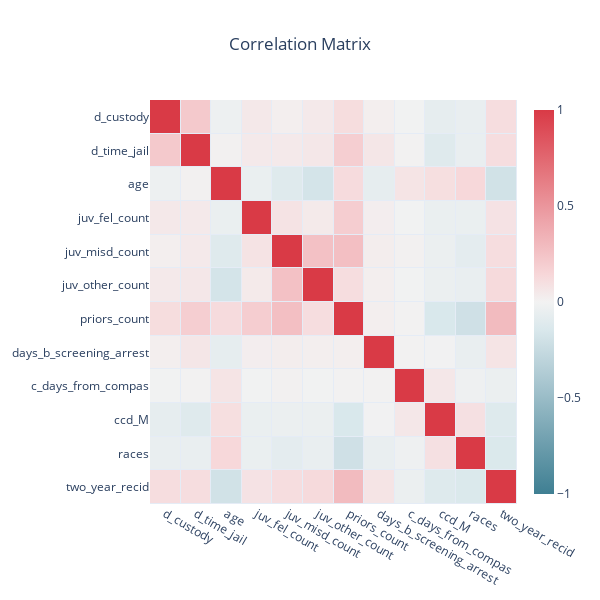

The cell this chart's notebook holds for it:
### Code cell
"""
CELL N°2.1.2 : Correlation matrix

@pre:  A pandas.DataFrame `df` containing the dataset
@post: A visualization of the correlation matrix between features.
"""

def plot_correlation_matrix(data):

    X    = [label for label in data] 
    N    = data.shape[1]
    corr = (data.corr()).values

    # Display the correlation in cells
    hovertext      = [ [f"corr({X[i]}, {X[j]})= {corr[i][j]:.2f}" for j in range(N)] for i in range(N) ]
    sns_colorscale = [ [0.0, "#3f7f93"],   [0.071, "#5890a1"], [0.143, "#72a1b0"], [0.214, "#8cb3bf"],
                    [0.286, "#a7c5cf"], [0.357, "#c0d6dd"], [0.429, "#dae8ec"], [0.5, "#f2f2f2"], 
                    [0.571, "#f7d7d9"], [0.643, "#f2bcc0"], [0.714, "#eda3a9"], [0.786, "#e8888f"], 
                    [0.857, "#e36e76"], [0.929, "#de535e"], [1.0, "#d93a46"] ]


    heat   = go.Heatmap(z = data.corr(), x = X, y = X, zmin = -1, zmax = 1, xgap = 1, ygap = 1,
                        colorscale = sns_colorscale, colorbar_thickness = 20, colorbar_ticklen = 3,
                        hovertext = hovertext, hoverinfo = "text" )
    title  = "Correlation Matrix"

    layout = go.Layout(title_text = title, title_x = 0.5, width = 600, height = 600,
        xaxis_showgrid = False, yaxis_showgrid = False, yaxis_autorange = "reversed")


    fig = go.Figure(data=[heat], layout=layout)
    fig.show()

df["races"] = race_mapped
corr_matrix = df.corr(method='pearson')
df_corr = df.copy()
df_corr["two_year_recid"] = y
plot_correlation_matrix(df_corr)

### Figure 1 — Plotly figure (JSON) as saved in the notebook; plotly's stock layout.template omitted (floating-point values rounded to 4 significant figures; data arrays with more than 128 entries replaced by an {"elided": "..."} marker saying what was removed)
{"data": [{"colorbar": {"thickness": 20, "ticklen": 3}, "colorscale": [[0, "#3f7f93"], [0.071, "#5890a1"], [0.143, "#72a1b0"], [0.214, "#8cb3bf"], [0.286, "#a7c5cf"], [0.357, "#c0d6dd"], [0.429, "#dae8ec"], [0.5, "#f2f2f2"], [0.571, "#f7d7d9"], [0.643, "#f2bcc0"], [0.714, "#eda3a9"], [0.786, "#e8888f"], [0.857, "#e36e76"], [0.929, "#de535e"], [1, "#d93a46"]], "hoverinfo": "text", "hovertext": {"elided": "12x12 str values"}, "type": "heatmap", "x": ["d_custody", "d_time_jail", "age", "juv_fel_count", "juv_misd_count", "juv_other_count", "priors_count", "days_b_screening_arrest", "c_days_from_compas", "ccd_M", "races", "two_year_recid"], "xgap": 1, "y": ["d_custody", "d_time_jail", "age", "juv_fel_count", "juv_misd_count", "juv_other_count", "priors_count", "days_b_screening_arrest", "c_days_from_compas", "ccd_M", "races", "two_year_recid"], "ygap": 1, "z": {"elided": "12x12 float values"}, "zmax": 1, "zmin": -1}], "layout": {"height": 600, "title": {"text": "Correlation Matrix", "x": 0.5}, "width": 600, "xaxis": {"showgrid": false}, "yaxis": {"autorange": "reversed", "showgrid": false}}}
